Frame 1 (no input): blank canvas, image omitted
Frame 60 (no input): blank canvas, image omitted
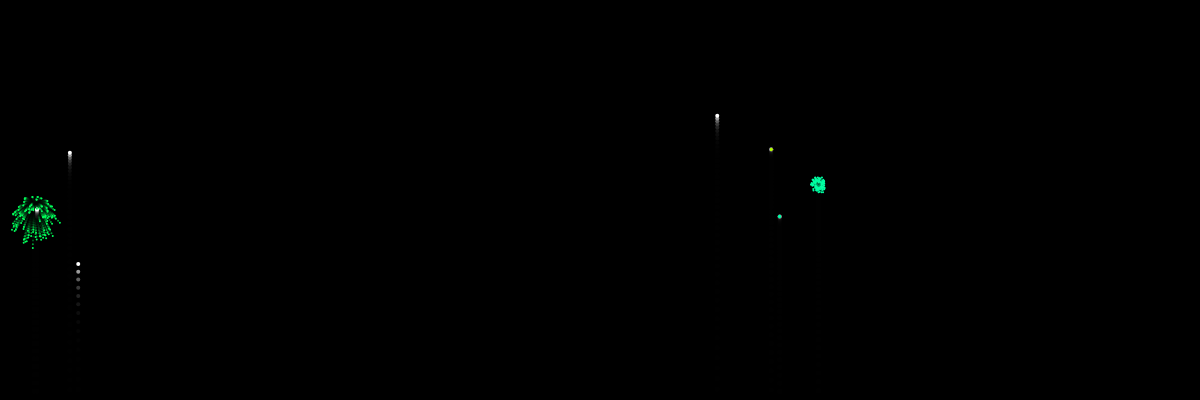
Frame 120 (the mouse pressed at the canvas centre since frame 60)

The p5.js sketch whose frames 1 and 60 were blank and that drew this single picture after the mouse press (run headless with seeded random() and noise() and a simulated clock; from frame 60 on, the mouse is pressed at the canvas centre):

// p5.js sketch
// ── sketch.js
const eC = {version: 'r01'};

let fireworks = [];
let gravity;
let idG = 0;
let generations = [0.02,0.1,0.5,1];

function setup() {
	createCanvas(windowWidth,400);
	console.log("%c (ツ) # eCoucou "+eC.version+" # ","background: #f00; color: #fff");
	angleMode(DEGREES);

	stroke(255);
	strokeWeight(4);

	gravity=createVector(0,0.2);
}

function mousePressed() {
	idG = (idG + 1) % 4;
}

function draw() {
	colorMode(RGB);
	background(0,0,0,100);
	if (random()<generations[idG]) {
		fireworks.push(new Firework());
	}

	for (let i=fireworks.length-1;i>=0;i--) {
		let f = fireworks[i];
		f.update();
		f.show();
		if (f.done()) { fireworks.splice(i,1);} 
	}
}

//---------------------
class Firework {
	constructor() {
		this.hue = random(255);
		this.firework = new Particule(random(width),height,this.hue,true);
		this.explose = false;
		this.explosions= [];
	}

	done() {
		if (this.explose && this.explosions.length ===0) {
			return true;
		} else {
			return false;
		}
	}

	update() {
		if (!this.explose) {
			this.firework.applyForce(gravity);
			this.firework.update();

			if (this.firework.vel.y >=0) {
				this.explose = true;
				this.explosion();
			}
		} else {
			for (let i= this.explosions.length-1; i>=0;i--) {
				this.explosions[i].applyForce(gravity);
				this.explosions[i].update();
				if (this.explosions[i].done()) {
					this.explosions.splice(i,1);
				}
			}
		}
	}

	explosion() {
		for (let i = 0; i<100;i++) {
			this.explosions.push( new Particule(this.firework.pos.x,this.firework.pos.y,this.hue));
		}
	}

	show() {
		if (!this.explose) {
			this.firework.show();
		} else { 
			for (let e of this.explosions) {
				e.show();
			}
		}
	}
}


//---------------------
class Particule {
	constructor(x,y,hue,firework) {
		this.pos = createVector(x,y);
		this.firework = firework;
		this.lifespan = 255;
		this.hue = hue;
		if (this.firework) {
			this.vel = createVector(0,random(-12,-8));
		} else { 
			this.vel = p5.Vector.random2D();
			this.vel.setMag(random(1,3));
		}
		this.acc = createVector(0,0);
	}

	applyForce(force) {
		this.acc.add(force);
	}

	done() {
		if (this.lifespan <= 0) { return true; }
		else { return false;}
	}

	update() {
		this.vel.add(this.acc);
		if (!this.firework) {
			this.vel.mult(random(9,10)/10);
			this.lifespan -= 3;
		}
		this.pos.add(this.vel);
		this.acc.mult(0);
	}

	show() {
		colorMode(HSB);
		if (!this.firework) {
			stroke(this.hue,255,255,this.lifespan);
			strokeWeight(2);
		} else {
			stroke(255);
			strokeWeight(4);
		}
		point(this.pos.x,this.pos.y);
	}
}
